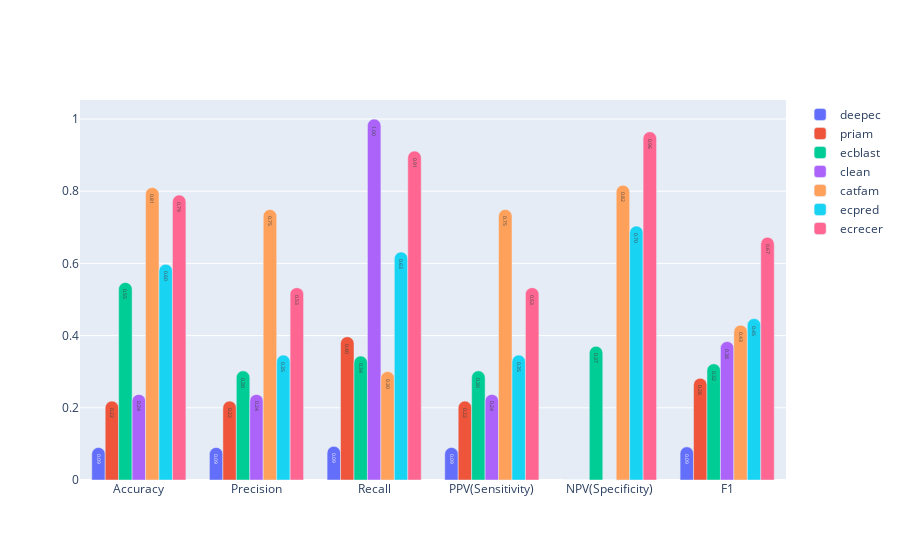

The cell this chart's notebook holds for it:
### Code cell
fig_data = resl.sort_values(by=['F1']).set_index('baselineName').T.head(6)


plotdata = []
for method in fig_data.columns.values:
    plotdata.append(go.Bar(
        x=fig_data.index, 
        y=fig_data[f'{method}'], 
        name=f'{method}',
        text=fig_data[f'{method}'],
        textposition='auto',
        texttemplate='%{text:.2f}',  # 格式化数值标签 (保留两位小数)
        ))

fig = go.Figure(
    data=plotdata,
    layout=dict(
        barcornerradius=10,
        
    ),
)

fig.show()

### Figure 1 — Plotly figure (JSON) as saved in the notebook; plotly's stock layout.template omitted (floating-point values rounded to 4 significant figures)
{"data": [{"name": "deepec", "text": [0.0902, 0.0902, 0.09345, 0.0902, 0, 0.09179], "textposition": "auto", "texttemplate": "%{text:.2f}", "type": "bar", "x": ["Accuracy", "Precision", "Recall", "PPV(Sensitivity)", "NPV(Specificity)", "F1"], "y": [0.0902, 0.0902, 0.09345, 0.0902, 0, 0.09179]}, {"name": "priam", "text": [0.2185, 0.2185, 0.3971, 0.2185, 0, 0.2819], "textposition": "auto", "texttemplate": "%{text:.2f}", "type": "bar", "x": ["Accuracy", "Precision", "Recall", "PPV(Sensitivity)", "NPV(Specificity)", "F1"], "y": [0.2185, 0.2185, 0.3971, 0.2185, 0, 0.2819]}, {"name": "ecblast", "text": [0.5472, 0.3025, 0.3435, 0.3025, 0.3704, 0.3217], "textposition": "auto", "texttemplate": "%{text:.2f}", "type": "bar", "x": ["Accuracy", "Precision", "Recall", "PPV(Sensitivity)", "NPV(Specificity)", "F1"], "y": [0.5472, 0.3025, 0.3435, 0.3025, 0.3704, 0.3217]}, {"name": "clean", "text": [0.2371, 0.2371, 1, 0.2371, 0, 0.3834], "textposition": "auto", "texttemplate": "%{text:.2f}", "type": "bar", "x": ["Accuracy", "Precision", "Recall", "PPV(Sensitivity)", "NPV(Specificity)", "F1"], "y": [0.2371, 0.2371, 1, 0.2371, 0, 0.3834]}, {"name": "catfam", "text": [0.8103, 0.7494, 0.3005, 0.7494, 0.8167, 0.429], "textposition": "auto", "texttemplate": "%{text:.2f}", "type": "bar", "x": ["Accuracy", "Precision", "Recall", "PPV(Sensitivity)", "NPV(Specificity)", "F1"], "y": [0.8103, 0.7494, 0.3005, 0.7494, 0.8167, 0.429]}, {"name": "ecpred", "text": [0.5978, 0.346, 0.6316, 0.346, 0.7035, 0.4471], "textposition": "auto", "texttemplate": "%{text:.2f}", "type": "bar", "x": ["Accuracy", "Precision", "Recall", "PPV(Sensitivity)", "NPV(Specificity)", "F1"], "y": [0.5978, 0.346, 0.6316, 0.346, 0.7035, 0.4471]}, {"name": "ecrecer", "text": [0.7895, 0.5328, 0.9114, 0.5328, 0.9646, 0.6725], "textposition": "auto", "texttemplate": "%{text:.2f}", "type": "bar", "x": ["Accuracy", "Precision", "Recall", "PPV(Sensitivity)", "NPV(Specificity)", "F1"], "y": [0.7895, 0.5328, 0.9114, 0.5328, 0.9646, 0.6725]}], "layout": {"barcornerradius": 10}}
